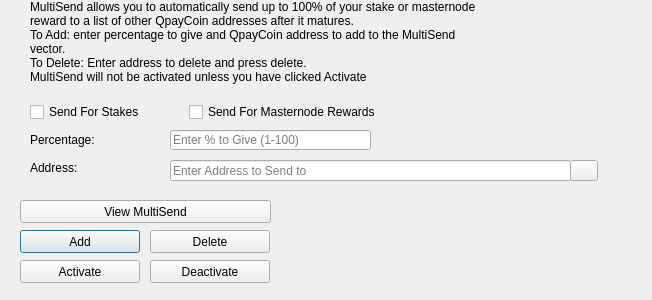
<?xml version="1.0" encoding="UTF-8"?>
<ui version="4.0">
 <class>MultiSendDialog</class>
 <widget class="QDialog" name="MultiSendDialog">
  <property name="windowModality">
   <enum>Qt::NonModal</enum>
  </property>
  <property name="geometry">
   <rect>
    <x>0</x>
    <y>0</y>
    <width>652</width>
    <height>300</height>
   </rect>
  </property>
  <property name="windowTitle">
   <string>MultiSend</string>
  </property>
  <widget class="QLineEdit" name="multiSendPercentEdit">
   <property name="geometry">
    <rect>
     <x>170</x>
     <y>130</y>
     <width>201</width>
     <height>20</height>
    </rect>
   </property>
   <property name="toolTip">
    <string>Enter whole numbers 1 - 100</string>
   </property>
   <property name="placeholderText">
    <string>Enter % to Give (1-100)</string>
   </property>
  </widget>
  <widget class="QLineEdit" name="multiSendAddressEdit">
   <property name="geometry">
    <rect>
     <x>170</x>
     <y>160</y>
     <width>401</width>
     <height>21</height>
    </rect>
   </property>
   <property name="toolTip">
    <string/>
   </property>
   <property name="placeholderText">
    <string>Enter Address to Send to</string>
   </property>
  </widget>
  <widget class="QLabel" name="label_2">
   <property name="geometry">
    <rect>
     <x>30</x>
     <y>0</y>
     <width>451</width>
     <height>121</height>
    </rect>
   </property>
   <property name="lineWidth">
    <number>1</number>
   </property>
   <property name="text">
    <string>MultiSend allows you to automatically send up to 100% of your stake or masternode reward to a list of other QpayCoin addresses after it matures.
To Add: enter percentage to give and QpayCoin address to add to the MultiSend vector.
To Delete: Enter address to delete and press delete.
MultiSend will not be activated unless you have clicked Activate</string>
   </property>
   <property name="alignment">
    <set>Qt::AlignLeading|Qt::AlignLeft|Qt::AlignTop</set>
   </property>
   <property name="wordWrap">
    <bool>true</bool>
   </property>
  </widget>
  <widget class="QLabel" name="message">
   <property name="geometry">
    <rect>
     <x>290</x>
     <y>200</y>
     <width>351</width>
     <height>91</height>
    </rect>
   </property>
   <property name="text">
    <string/>
   </property>
  </widget>
  <widget class="QPushButton" name="addButton">
   <property name="geometry">
    <rect>
     <x>20</x>
     <y>230</y>
     <width>120</width>
     <height>23</height>
    </rect>
   </property>
   <property name="toolTip">
    <string/>
   </property>
   <property name="statusTip">
    <string>Add to MultiSend Vector</string>
   </property>
   <property name="text">
    <string>Add</string>
   </property>
  </widget>
  <widget class="QPushButton" name="disableButton">
   <property name="geometry">
    <rect>
     <x>150</x>
     <y>260</y>
     <width>120</width>
     <height>23</height>
    </rect>
   </property>
   <property name="statusTip">
    <string>Deactivate MultiSend</string>
   </property>
   <property name="text">
    <string>Deactivate</string>
   </property>
  </widget>
  <widget class="QPushButton" name="addressBookButton">
   <property name="geometry">
    <rect>
     <x>570</x>
     <y>160</y>
     <width>28</width>
     <height>21</height>
    </rect>
   </property>
   <property name="toolTip">
    <string>Choose an address from the address book</string>
   </property>
   <property name="text">
    <string/>
   </property>
   <property name="icon">
    <iconset resource="../qpaycoin.qrc">
     <normaloff>:/icons/address-book</normaloff>:/icons/address-book</iconset>
   </property>
   <property name="shortcut">
    <string>Alt+A</string>
   </property>
   <property name="autoDefault">
    <bool>false</bool>
   </property>
  </widget>
  <widget class="QLabel" name="label">
   <property name="geometry">
    <rect>
     <x>30</x>
     <y>130</y>
     <width>121</width>
     <height>20</height>
    </rect>
   </property>
   <property name="toolTip">
    <string>Percentage of stake to send</string>
   </property>
   <property name="text">
    <string>Percentage:</string>
   </property>
  </widget>
  <widget class="QLabel" name="label_5">
   <property name="geometry">
    <rect>
     <x>30</x>
     <y>160</y>
     <width>111</width>
     <height>16</height>
    </rect>
   </property>
   <property name="toolTip">
    <string>Address to send portion of stake to</string>
   </property>
   <property name="text">
    <string>Address:</string>
   </property>
  </widget>
  <widget class="QPushButton" name="deleteButton">
   <property name="geometry">
    <rect>
     <x>150</x>
     <y>230</y>
     <width>120</width>
     <height>23</height>
    </rect>
   </property>
   <property name="toolTip">
    <string/>
   </property>
   <property name="statusTip">
    <string>Delete Address From MultiSend Vector</string>
   </property>
   <property name="text">
    <string>Delete</string>
   </property>
  </widget>
  <widget class="QPushButton" name="activateButton">
   <property name="geometry">
    <rect>
     <x>20</x>
     <y>260</y>
     <width>120</width>
     <height>23</height>
    </rect>
   </property>
   <property name="statusTip">
    <string>Activate MultiSend</string>
   </property>
   <property name="text">
    <string>Activate</string>
   </property>
  </widget>
  <widget class="QPushButton" name="viewButton">
   <property name="geometry">
    <rect>
     <x>20</x>
     <y>200</y>
     <width>251</width>
     <height>23</height>
    </rect>
   </property>
   <property name="toolTip">
    <string/>
   </property>
   <property name="statusTip">
    <string>View MultiSend Vector</string>
   </property>
   <property name="text">
    <string>View MultiSend</string>
   </property>
  </widget>
  <widget class="QWidget" name="horizontalLayoutWidget">
   <property name="geometry">
    <rect>
     <x>30</x>
     <y>100</y>
     <width>351</width>
     <height>24</height>
    </rect>
   </property>
   <layout class="QHBoxLayout" name="horizontalLayout">
    <item>
     <widget class="QCheckBox" name="multiSendStakeCheckBox">
      <property name="text">
       <string>Send For Stakes</string>
      </property>
     </widget>
    </item>
    <item>
     <widget class="QCheckBox" name="multiSendMasternodeCheckBox">
      <property name="text">
       <string>Send For Masternode Rewards</string>
      </property>
     </widget>
    </item>
   </layout>
  </widget>
 </widget>
 <resources>
  <include location="../qpaycoin.qrc"/>
 </resources>
 <connections/>
</ui>
